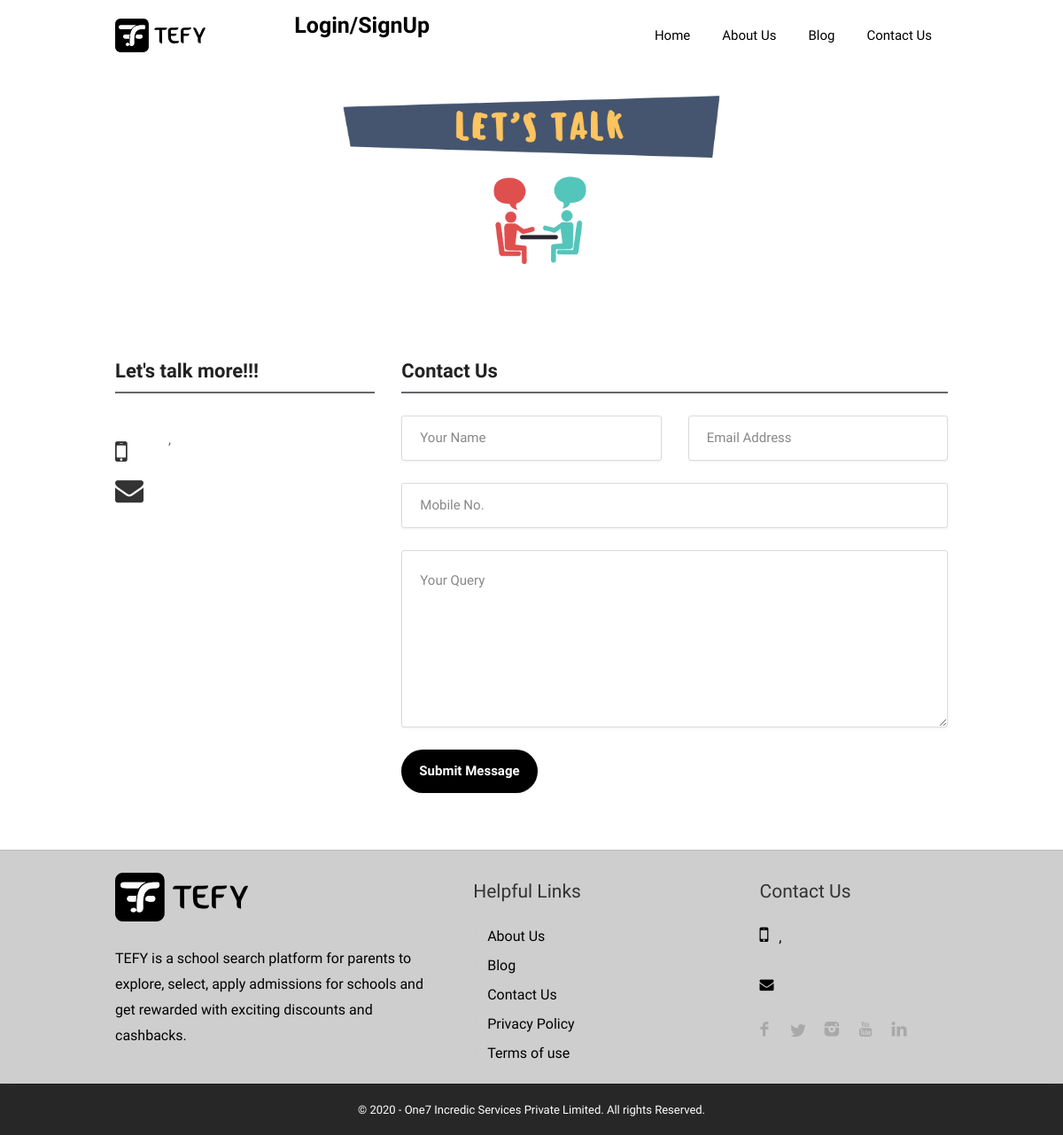
Before: /contact_us with the older database file.
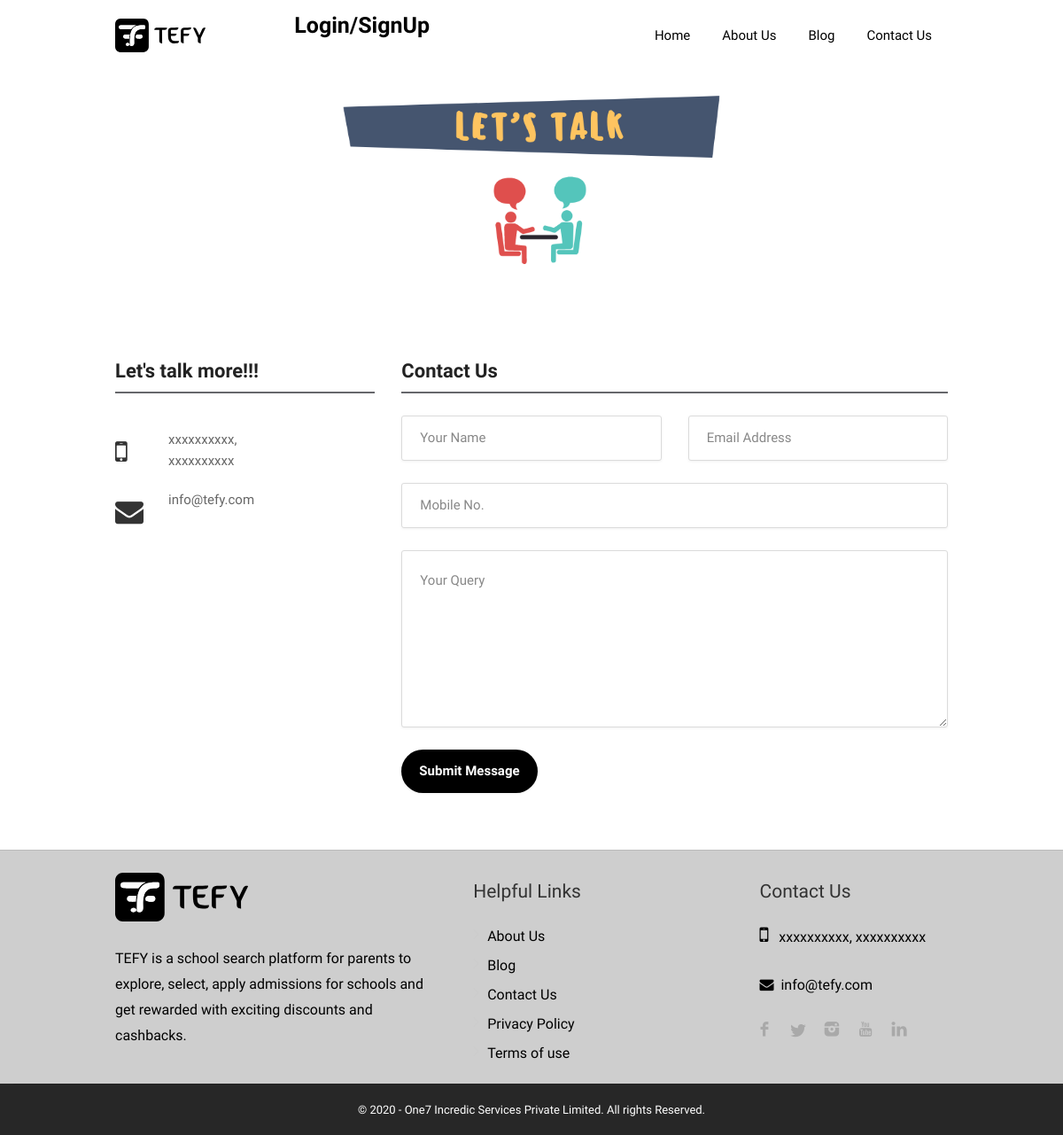
After: the same page with the newer database file.
### tables this page shows
CREATE TABLE `settings` (
  `settings_id` int(11) NOT NULL,
  `setting_type` longtext NOT NULL,
  `description` longtext NOT NULL,
  `created_by` varchar(15) NOT NULL,
  `created_at` timestamp NOT NULL DEFAULT current_timestamp(),
  `modified_by` varchar(15) DEFAULT NULL,
  `modified_at` timestamp NULL DEFAULT NULL,
  `row_status_cd` tinyint(4) NOT NULL DEFAULT 1 COMMENT '0-Deleted 1-Active 2-Inactive'
);

### application/core/MY_Controller.php (called while the page is built, shortened)
<?php
require APPPATH . "third_party/MX/Controller.php";
class MY_Controller extends MX_Controller
{
    protected  $data;
	function _hmvc_fixes()
	{
		$this->load->library('form_validation');
	}
	function _render_page($view, $data=null, $returnhtml=false)
	{
	    $this->viewdata = (empty($data)) ? $this->data: $data;
	    $view_html = $this->load->view($view, $this->viewdata, $returnhtml);
	}
}

### application/modules/home/controllers/Home.php (called while the page is built, shortened)
<?php
class Home extends MY_Controller
{
    public function __construct()
    {
        $this->template = 'template/site/main';
    }
    public function contact_us(){
        $this->data['title'] = 'Contact Us';
        $this->data['content'] = 'contact_us';
        $this->data['active_menu'] = 'contact_us';
        $this->_render_page($this->template, $this->data);
    }
}

### index.php (called while the page is built, shortened)
<?php
require_once BASEPATH.'core/CodeIgniter.php';

### application/modules/home/views/contact_us.php (the view, shortened to what the changed rows need)
<div class="container-fluid margin-top-" >
	<div class="row">
            <img src="<?php echo base_url('assets')?>/front-end/images/contact.png" width="100%">
    </div>
</div>
<div class="container" >
	<div class="row">
		<div class="col-md-4">
			<h3 class="listing-desc-headline ">Let's talk more!!!</h3>
			<div class="sidebar-textbox">
				<ul class="contact-details">
					<li><i class="fa fa-mobile" aria-hidden="true"></i>  <span><?=$this->db->get_where('settings', array('setting_type' => 'mobile'))->row()->description; ?>,<br> <?=$this->db->get_where('settings', array('setting_type' => 'whatsapp_number'))->row()->description; ?> </span></li>
					<li><i class="fa fa-envelope" aria-hidden="true"></i>  <span><a href="#"><span class="__cf_email__" data-cfemail="046b62626d676144617c65697468612a676b69"><?=$this->db->get_where('settings', array('setting_type' => 'system_email'))->row()->description; ?></span></a></span></li>
				</ul>
			</div>
		</div>
		<div class="col-md-8">
			<section id="contact">
				<h3 class="listing-desc-headline ">Contact Us</h3>
					<form method="post" action="<?=base_url('home/get_in_touch')?>" autocomplete="on" novalidate="novalidate" id="form">
					<div class="row">
						<div class="col-md-6">
							<div>
								<input name="name" type="text" id="name" placeholder="Your Name" required="required" />
							</div>
						</div>
						<div class="col-md-6">
							<div>
								<input name="email" type="email" id="email" placeholder="Email Address" pattern="^[A-Za-z0-9](([_\.\-]?[a-zA-Z0-9]+)*)@([A-Za-z0-9]+)(([\.\-]?[a-zA-Z0-9]+)*)\.([A-Za-z]{2,})$" required="required" />
							</div>
						</div>
					</div>
					<div>
						<input name="mobile" type="text" id="mobile" placeholder="Mobile No." required="required" />
					</div>
					<div>
						<textarea name="query" cols="40" rows="3" id="query" placeholder="Your Query" spellcheck="true" required="required"></textarea>
					</div>
					<input type="submit" class="submit button" id="submit" value="Submit Message" />
					</form>
			</section>
		</div>
	</div>
<br><br>
</div>

### application/views/template/site/footer.php
<div id="footer" class="sticky-footer footer-bg-clr bottom-space" style="background-color: #cecece;">
	<div class="container">
		<div class="row">
			<div class="col-md-5 col-sm-4">
                <a href="<?=base_url();?>"><img src="<?php echo base_url('assets')?>/front-end/images/logo2.svg" width="150px" data-sticky-logo="<?php echo base_url('assets')?>/front-end/images/logo2.svg" alt=""></a>
				<br><br>
				<p class="footer">TEFY is a school search platform for parents to explore, select, apply admissions for schools and get rewarded with exciting discounts and cashbacks.</p>
			</div>
			<div class="col-md-4 col-sm-4 ">
				<h4 class="footerh4">Helpful Links</h4>
				<ul class="footer-links">
					<li><a href="<?=base_url('about_us');?>">About Us</a></li>
					<li><a href="<?=base_url('blogs');?>">Blog</a></li>
					<li><a href="<?=base_url('contact_us');?>">Contact Us</a></li>
                    <li><a href="<?=base_url('privacy-policy');?>">Privacy Policy</a></li>
                    <li><a href="<?=base_url('terms-and-conditions');?>">Terms of use</a></li>
				</ul>
				<div class="clearfix"></div>
			</div>
			<div class="col-md-3  col-sm-4">
				<h4 class="footerh4">Contact Us</h4>
				<div class="text-widget">
					<span><i class="fa fa-mobile" aria-hidden="true"></i> &nbsp;
					    <?=$this->db->get_where('settings', array('setting_type' => 'mobile'))->row()->description; ?>, <?=$this->db->get_where('settings', array('setting_type' => 'whatsapp_number'))->row()->description; ?> </span><br>
					<span><br> <a href="#"><span class="__cf_email__" data-><i class="fa fa-envelope" aria-hidden="true"></i> &nbsp;<?=$this->db->get_where('settings', array('setting_type' => 'system_email'))->row()->description; ?></span></a> </span><br>
				</div>
				<ul class="social-icons margin-top-20">
					<li><a class="facebook" href="<?=$this->db->get_where('settings', array('setting_type' => 'facebook'))->row()->description; ?>"><i class="icon-facebook"></i></a></li>
					<li><a class="twitter" href="<?=$this->db->get_where('settings', array('setting_type' => 'twiter'))->row()->description; ?>"><i class="icon-twitter"></i></a></li>
					<li><a class="instagram" href="https://www.instagram.com/"><i class="icon-instagram"></i></a></li>
					<li><a class="youtube" href="<?=$this->db->get_where('settings', array('setting_type' => 'youtube'))->row()->description; ?>"><i class="icon-youtube"></i></a></li>
					<li><a class="linkedin" href="https://in.linkedin.com/"><i class="icon-linkedin"></i></a></li>
				</ul>
			</div>
		</div>
	</div>
    <div class="footer-bg-cpy-clr" >
        <div class="col-md-12 footer-bg-cpy-clr">
            <div class="copyrights" >
                <span style="color: #fff;">&copy; 2020 - One7 Incredic Services Private Limited. All rights Reserved. </span>
            </div>
        </div>
	</div>
</div>

Changed rows visible on the page:
added settings: description "xxxxxxxxxx"
added settings: description "xxxxxxxxxx"
added settings: description "info@tefy.com"
